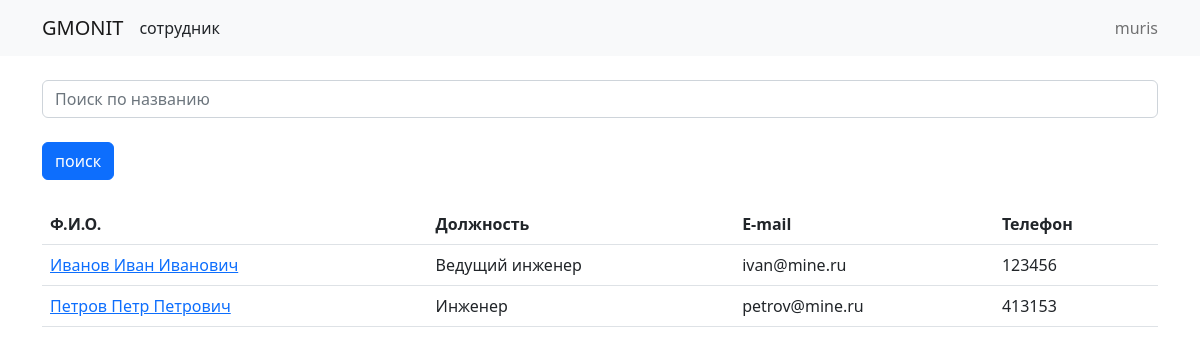
The app's page / (signed in) with its own data.
### gmonit/models.py (models this page shows, shortened)
class Worker(models.Model):
    POS_CHOICE = (
        ('EN', 'Инженер'),
        ('E1', 'Инженер 1 катогории'),
        ('E2', 'Инженер 2 категории'),
        ('LE', 'Ведущий инженер'),
        ('BS', 'Начальник отдела'),
        ('HR', 'Специалист отдела кадров'),
        ('BH', 'Специалист бухгалтерии')
    )
    name = models.CharField(max_length=255, verbose_name="Ф.И.О.")
    position = models.CharField(max_length=2, choices=POS_CHOICE, verbose_name="Должность")
    email = models.CharField(max_length=255, verbose_name="E-mail")
    telephone = models.CharField(max_length=255, verbose_name="Телефон")
    class Meta:
        ordering = ['name']

### gmonit/views.py (the view)
# urls.py: path("",index),
def index(request):
    search = request.GET.get('search','')
    worker_list=Worker.objects.all()
    if search:
        worker_list =worker_list.filter(name__icontains=search)
    context = {
        'worker_list':worker_list
    }
    return render(request,'index.html',context)

### gmonit/templates/index.html (shortened to what this page needs)
{% extends "base.html" %}
{% block content%}
<br>
<form>
    <input name="search" class="form-control" placeholder="Поиск по названию" value="{{request.GET.search}}">
    <br>
    <button class="btn btn-primary"> поиск</button>
</form>
<br>
<table class="table table-hover ">
    <thead>
        <tr>
            <th> Ф.И.О. </th>
            <th> Должность </th>
            <th> E-mail </th>
            <th> Телефон </th>
        </tr>
    </thead>
    <tbody>
        {% for work in worker_list%}
        <tr>
            <td><a href="worker/{{work.id}}">{{work.name}}</a></td>
            <td>{{work.get_position_display}}</td>
            <td>{{work.email}}</td>
            <td>{{work.telephone}}</td>
        </tr>
        {%endfor%}
    </tbody>
{%endblock%}

### gmonit/templates/base.html (shortened to what this page needs)
<!DOCTYPE html>
<html>
    <head>
 <link href="https://cdn.jsdelivr.net/npm/bootstrap@5.2.2/dist/css/bootstrap.min.css" rel="stylesheet">
    </head>
    <body>
        <div class="t">
            <nav class="navbar navbar-expand-lg bg-light">
            <div class="container">
                <a class="navbar-brand" href="#"> GMONIT</a>
                <div class="collapse navbar-collapse" id="navbarText">
                <ul class="navbar-nav me-auto mb-2 mb-lg-0">
                   <li> сотрудник</li>
                </ul>
                <span class="navbar-text">
    {{request.user}}
                </span>
                </div>
            </div>
            </nav>
                    <div class="container">
            {% block content %}
            {%endblock %}
        </div>
        </div>
    </body>
</html>

### gmonit/templates/base.html (style rules this page uses)
.t { height:100px; }

### records on screen
Worker: name "Иванов Иван Иванович", position "Ведущий инженер", email "ivan@mine.ru", telephone "123456"
Worker: name "Петров Петр Петрович", position "Инженер", email "petrov@mine.ru", telephone "413153"

### other values on screen
{{ request.user }} "muris"
